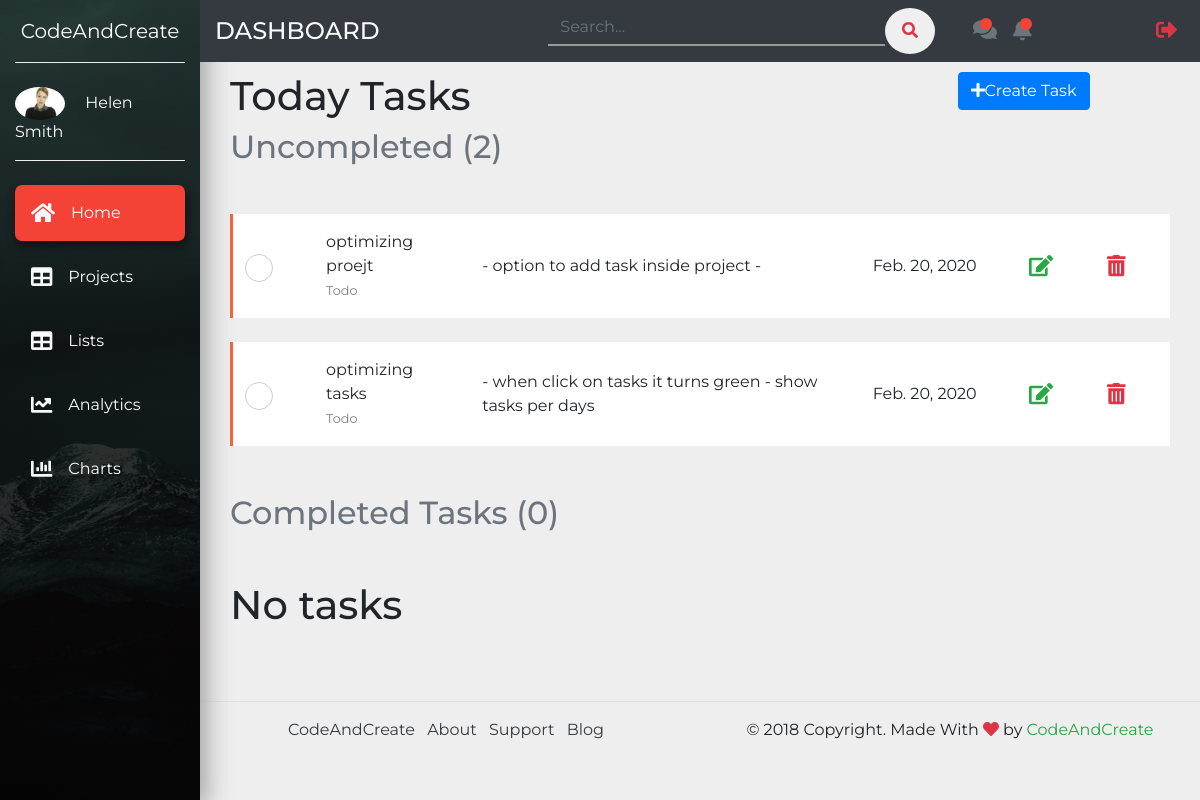
The app's page / (signed in), older data.
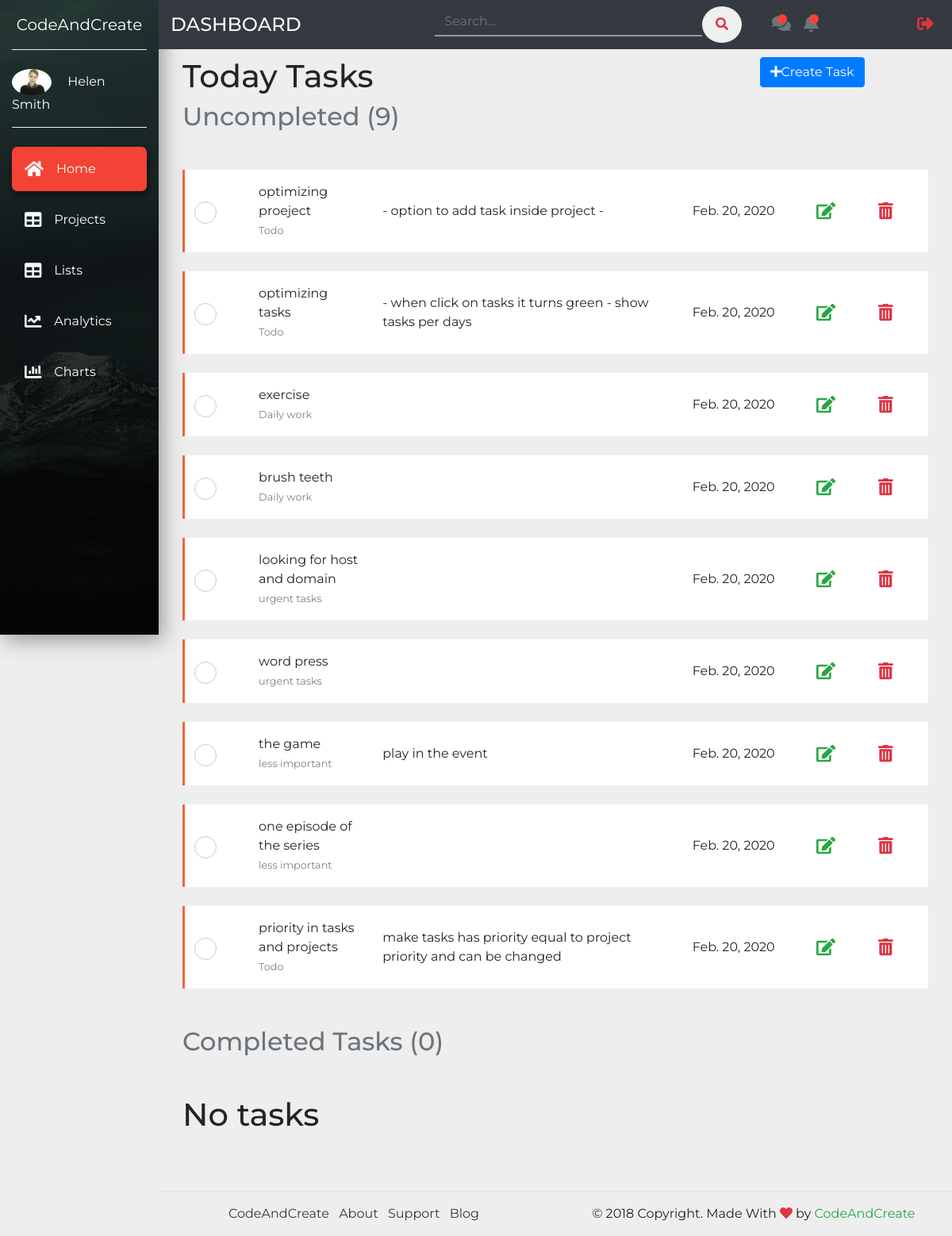
The same page, newer data.
### todo/models.py (models this page shows, shortened)
class Task(models.Model):
    name = models.CharField(max_length=100)
    description = models.TextField(blank=True,null=True)
    start_time = models.TimeField(default=datetime.time(0,0),null=True,blank=True)
    start_date = models.DateField(default = datetime.date.today,null=True,blank=True)
    end_time = models.TimeField(default=datetime.time(0,0),null=True,blank=True)
    deadline = models.DateField(blank=True,null=True)
    completed_date = models.DateField(blank=True,null=True)
    finished = models.BooleanField(default=False)
    project = models.ForeignKey(Project,on_delete=models.CASCADE)
    hidden  = models.BooleanField(default=False)
    user = models.ForeignKey(User,on_delete=models.CASCADE)

class Project(models.Model):
    name = models.CharField(max_length=100)
    description = models.TextField()
    start_time = models.TimeField(default=datetime.time(0,0),null=True,blank=True)
    start_date = models.DateField(default = datetime.date.today,null=True,blank=True)
    end_time = models.TimeField(default=datetime.time(0,0),null=True,blank=True)
    deadline = models.DateField(blank=True,null=True)
    finished = models.BooleanField(default=False)
    folder = models.ForeignKey(Folder,on_delete=models.CASCADE)
    user = models.ForeignKey(User,on_delete=models.CASCADE)
    priority = models.IntegerField(default=0)

### todo/views.py (the view)
# urls.py: 2. Add a URL to urlpatterns:  path('', views.home, name='home')
def home(request):
    today = datetime.date.today()
    delayed_tasks = Task.objects.filter(user=request.user,finished=False,deadline__lt=today).order_by('deadline')
    today_tasks = Task.objects.filter(user=request.user,finished=False,deadline=today)
    completed_tasks = Task.objects.filter(user=request.user,finished=True,completed_date=today)
    context = {'today':today_tasks,"delayed":delayed_tasks,"completed":completed_tasks}
    return render(request,"todo/home.html",context)

### templates/todo/home.html (shortened to what this page needs)
{% extends 'base.html' %}
{% block content %}
<div class="container">
  <div class="row">
    <div class="col-9">
      <h1>Today Tasks</h1>
    </div>
    <div class="col-3">
      <a class="btn btn-primary" href="{% url 'todo:create_task' %}"><li class="fas fa-plus"></li>Create Task</a>
    </div>
  </div>
</div>
{% include "todo/tasks.html" with tasks=today name="Uncompleted"  %}
{% include "todo/tasks.html" with tasks=completed name="Completed Tasks" cheched="True" %}
{% endblock %}

### templates/todo/tasks.html (shortened to what this page needs)
<div class="container mb-5">
  <h2 class="mb-5 text-muted">{{name}} ({{tasks.count}}) </h2>
  {% for task in tasks %}
    <div class="container-fluid bg-white">
      <div class="row py-3 mb-4 task-border align-items-center">
        <div class="col-1 rounded_checkbox">
          <form  action="{% url 'todo:finish' %}" method="POST" >
            <label for="{{task.id}}"></label>
          </form>
        </div>
        <div class="col-2">
          <p style="margin:0px;">{{task.name}}</p>
          <small><a style="color:gray" href="{% url 'todo:view_project' task.project.pk %}">{{task.project.name}}</a></small>
        </div>
        <div class="col-5">
           {{task.description}}
        </div>
        <div class="col-2">
          {{ task.deadline }}
        </div>
        <div class="col-1">
          <a href="{% url 'todo:edit_task' task.pk %}" data-toggle="tooltip" title="<h6>edit</h6>" data-html="true" data-placement="top"><i class="fas fa-edit fa-lg text-success mr-2"></i></a>
        </div>
        <div class="col-1">
          <a class="delete" href="{% url 'todo:delete_task' task.pk %}" data-toggle="tooltip" title="<h6>delete</h6>" data-html="true" data-placement="top"><i class="fas fa-trash-alt fa-lg text-danger"></i></a>
        </div>
      </div>
    </div>
  {% empty %}
  <h1> No tasks </h1>
  {% endfor %}
</div>

Row changes from the older to the newer data that the page shows:
changed Task "- option to add task inside project -": name "optimizing proejt" → "optimizing proeject"
added Task: name "exercise", project.name "Daily work", deadline "Feb. 20, 2020"
added Task: name "brush teeth", project.name "Daily work", deadline "Feb. 20, 2020"
added Task: name "looking for host and domain", project.name "urgent tasks", deadline "Feb. 20, 2020"
added Task: name "word press", project.name "urgent tasks", deadline "Feb. 20, 2020"
added Task: name "the game", project.name "less important", description "play in the event", deadline "Feb. 20, 2020"
added Task: name "one episode of the series", project.name "less important", deadline "Feb. 20, 2020"
added Task: name "priority in tasks and projects", project.name "Todo", description "make tasks has priority equal to project priority and can be changed", deadline "Feb. 20, 2020"
Text that changed along with them:
{{ tasks.count }}: "2 0" → "9 0"
